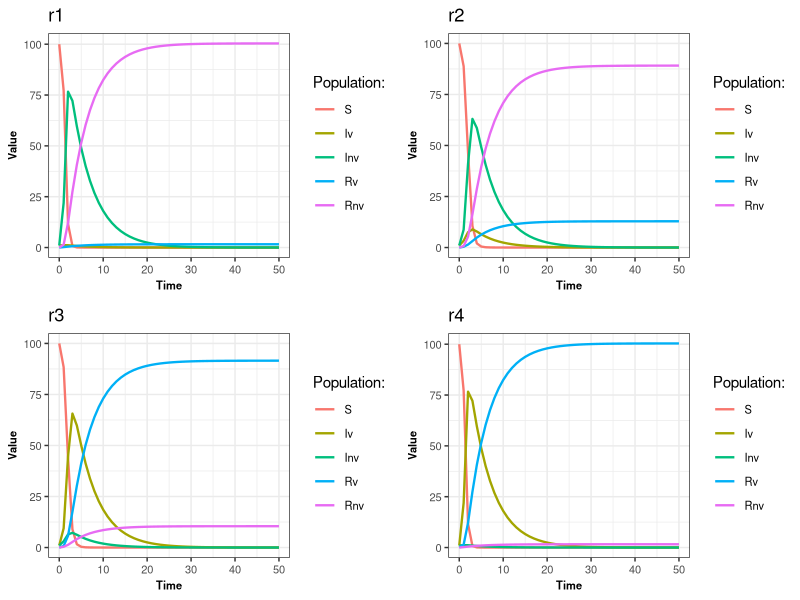

Recreate this plot in R.
library(deSolve)
library(ggplot2)
library(reshape2)
library(dplyr)
library(gridExtra)


SIR_model_vacc <- function(t, pop, param) {
  
  with(as.list(c(pop, param)), {
    
    
    N=S+Iv+Inv+Rv+Rnv
    
    
    dS <- -S*((beta*Pv*Iv/N)+beta*(1-Pv)*Inv/N)
    dIv <- (S*beta*Pv*Iv/N)-gamma*Iv
    dInv <- (S*beta*(1-Pv)*Inv/N)-gamma*Inv
    dRv <- gamma*Iv
    dRnv <- gamma*Inv
    
    res <-c(dS,dIv,dInv,dRv,dRnv)
    
    list(res)
    
  })
  
}

create_params<-function(beta=4,gamma=0.2,Pv=(1-vc*vf),vc=0.9,vf=1)
{
  list(beta=beta,gamma=gamma,Pv=Pv,vc=vc,vf=vf)
}

create_initial_cond<-function(S0=100,Iv0=1,Inv0=1,Rv0=0,Rnv0=0){
  c(S=S0,Iv=Iv0,Inv=Inv0,Rv=Rv0,Rnv=Rnv0)
}

run<-function(Init.cond,param,Tmax=50,dt=1){
  Time=seq(from=0,to=Tmax,by=dt)
  result = as.data.frame(lsoda(Init.cond, Time, SIR_model_vacc, param))
  return(result)
  
}

graph<- function(data,filter_values){
  data_name<-as.character(substitute(data))
  if(!is.null(filter_values))
  {
    p<-data %>%
      melt(id = "time") %>%
      filter(variable %in% filter_values) %>%
      ggplot() +
      geom_line(aes(time, value, colour = variable), linewidth = 0.8) +
      theme_bw() +
      theme(axis.text = element_text(size = 8),
            axis.title = element_text(size = 8, face = "bold"),
            legend.text = element_text(size = 8)) +
      labs(title=data_name,x = "Time", y = "Value", colour = "Population:")
    
    
  }
  else{
    p<-data %>%
      melt(id = "time") %>%
      ggplot() +
      geom_line(aes(time, value, colour = variable), linewidth = 0.8) +
      theme_bw() +
      theme(axis.text = element_text(size = 8),
            axis.title = element_text(size = 8, face = "bold"),
            legend.text = element_text(size = 8)) +
      labs(title=data_name,x = "Time", y = "Value", colour = "Population:")
    
    
  }
  
  return(p)
}

param<-create_params()
Init.cond<-create_initial_cond()
r1<-run(Init.cond,param)
r1_g<- graph(r1,NULL)

param<-create_params(vf=0.7)
Init.cond<-create_initial_cond()
r2<-run(Init.cond,param)
r2_g<- graph(r2,NULL)

param<-create_params(vc=0.7,vf=0.5)
Init.cond<-create_initial_cond()
r3<-run(Init.cond,param)
r3_g<- graph(r3,NULL)

param<-create_params(vc=1,vf=0.1)
Init.cond<-create_initial_cond()
r4<-run(Init.cond,param)
r4_g<- graph(r4,NULL)

grid.arrange(r1_g,r2_g,r3_g,r4_g,ncol=2)
